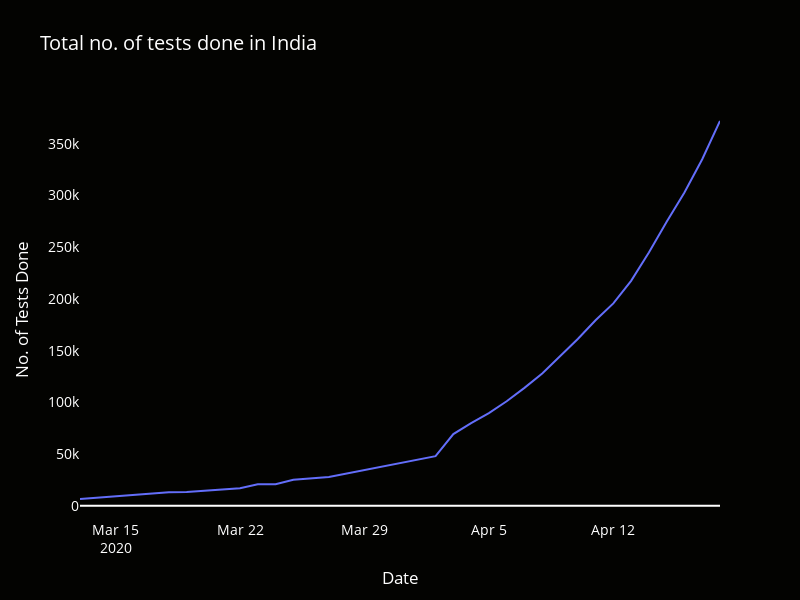

This figure's notebook cell:
### Code cell
fig_ind = go.Figure()
fig_ind.add_trace(go.Scatter(x=df_ind['Date'], y=df_ind['Total tests'], name='India', \
                        ))

fig_ind.layout.update(title_text='Total no. of tests done in India',xaxis_showgrid=False, width=800, xaxis_title='Date',\
                yaxis_showgrid=False, yaxis_title='No. of Tests Done',
        height=600,font=dict(
#         family="Courier New, monospace",
        size=14,
        color="white"
    ))
fig_ind.layout.plot_bgcolor = '#030301'
fig_ind.layout.paper_bgcolor = '#030301'
fig_ind.show()

### Figure 1 — Plotly figure (JSON) as saved in the notebook; plotly's stock layout.template omitted (floating-point values rounded to 4 significant figures)
{"data": [{"name": "India", "type": "scatter", "x": ["2020-03-13T00:00:00", "2020-03-18T00:00:00", "2020-03-19T00:00:00", "2020-03-20T00:00:00", "2020-03-21T00:00:00", "2020-03-22T00:00:00", "2020-03-23T00:00:00", "2020-03-24T00:00:00", "2020-03-25T00:00:00", "2020-03-27T00:00:00", "2020-04-02T00:00:00", "2020-04-03T00:00:00", "2020-04-04T00:00:00", "2020-04-05T00:00:00", "2020-04-06T00:00:00", "2020-04-07T00:00:00", "2020-04-08T00:00:00", "2020-04-09T00:00:00", "2020-04-10T00:00:00", "2020-04-11T00:00:00", "2020-04-12T00:00:00", "2020-04-13T00:00:00", "2020-04-14T00:00:00", "2020-04-15T00:00:00", "2020-04-16T00:00:00", "2020-04-17T00:00:00", "2020-04-18T00:00:00"], "y": [6500, 13125, 13316, 14376, 15701, 16999, 20707, 20864, 25144, 27688, 47951, 69245, 79950, 89534, 101068, 114015, 127919, 144910, 161330, 179374, 195748, 217554, 244893, 274599, 302956, 335123, 372123]}], "layout": {"font": {"color": "white", "size": 14}, "height": 600, "paper_bgcolor": "#030301", "plot_bgcolor": "#030301", "title": {"text": "Total no. of tests done in India"}, "width": 800, "xaxis": {"showgrid": false, "title": {"text": "Date"}}, "yaxis": {"showgrid": false, "title": {"text": "No. of Tests Done"}}}}
